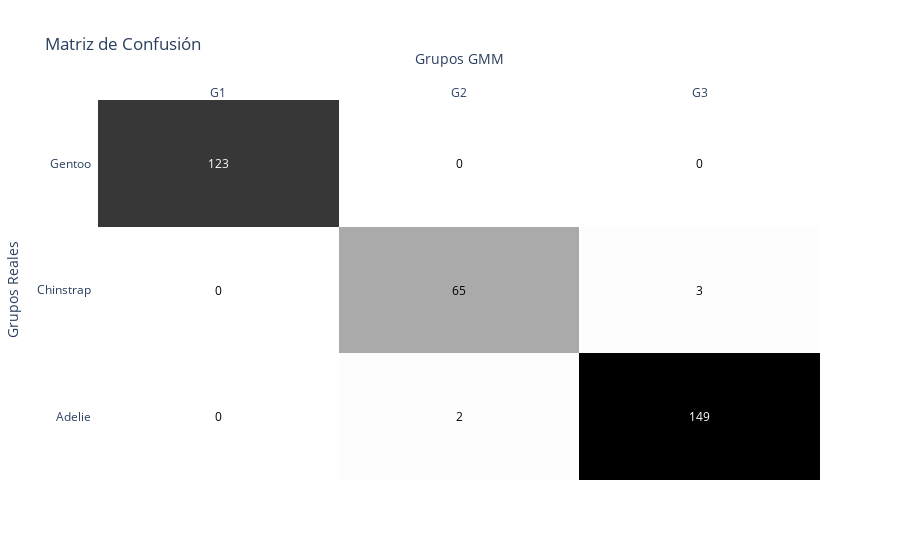

The code cell stored with this chart in its notebook:
### Code cell
confusion_matrix = pd.crosstab(df['Grupos Reales'], df['Grupos GMM'])

# Matriz de Confusión
fig = ff.create_annotated_heatmap(z=confusion_matrix.values,
                                 x=list(confusion_matrix.columns),
                                 y=list(confusion_matrix.index),
                                 colorscale='Greys')

fig.update_layout(title='Matriz de Confusión',
                  xaxis=dict(title='Grupos GMM'),
                  yaxis=dict(title='Grupos Reales'))

# Mostrar la figura
fig.show()

### Figure 1 — Plotly figure (JSON) as saved in the notebook; plotly's stock layout.template omitted (floating-point values rounded to 4 significant figures)
{"data": [{"colorscale": [[0, "rgb(255,255,255)"], [0.125, "rgb(240,240,240)"], [0.25, "rgb(217,217,217)"], [0.375, "rgb(189,189,189)"], [0.5, "rgb(150,150,150)"], [0.625, "rgb(115,115,115)"], [0.75, "rgb(82,82,82)"], [0.875, "rgb(37,37,37)"], [1, "rgb(0,0,0)"]], "reversescale": false, "showscale": false, "type": "heatmap", "x": ["G1", "G2", "G3"], "y": ["Adelie", "Chinstrap", "Gentoo"], "z": [[0, 2, 149], [0, 65, 3], [123, 0, 0]]}], "layout": {"annotations": [{"font": {"color": "#000000"}, "showarrow": false, "text": "0", "x": "G1", "xref": "x", "y": "Adelie", "yref": "y"}, {"font": {"color": "#000000"}, "showarrow": false, "text": "2", "x": "G2", "xref": "x", "y": "Adelie", "yref": "y"}, {"font": {"color": "#FFFFFF"}, "showarrow": false, "text": "149", "x": "G3", "xref": "x", "y": "Adelie", "yref": "y"}, {"font": {"color": "#000000"}, "showarrow": false, "text": "0", "x": "G1", "xref": "x", "y": "Chinstrap", "yref": "y"}, {"font": {"color": "#000000"}, "showarrow": false, "text": "65", "x": "G2", "xref": "x", "y": "Chinstrap", "yref": "y"}, {"font": {"color": "#000000"}, "showarrow": false, "text": "3", "x": "G3", "xref": "x", "y": "Chinstrap", "yref": "y"}, {"font": {"color": "#FFFFFF"}, "showarrow": false, "text": "123", "x": "G1", "xref": "x", "y": "Gentoo", "yref": "y"}, {"font": {"color": "#000000"}, "showarrow": false, "text": "0", "x": "G2", "xref": "x", "y": "Gentoo", "yref": "y"}, {"font": {"color": "#000000"}, "showarrow": false, "text": "0", "x": "G3", "xref": "x", "y": "Gentoo", "yref": "y"}], "title": {"text": "Matriz de Confusión"}, "xaxis": {"dtick": 1, "gridcolor": "rgb(0, 0, 0)", "side": "top", "ticks": "", "title": {"text": "Grupos GMM"}}, "yaxis": {"dtick": 1, "ticks": "", "ticksuffix": "  ", "title": {"text": "Grupos Reales"}}}}
